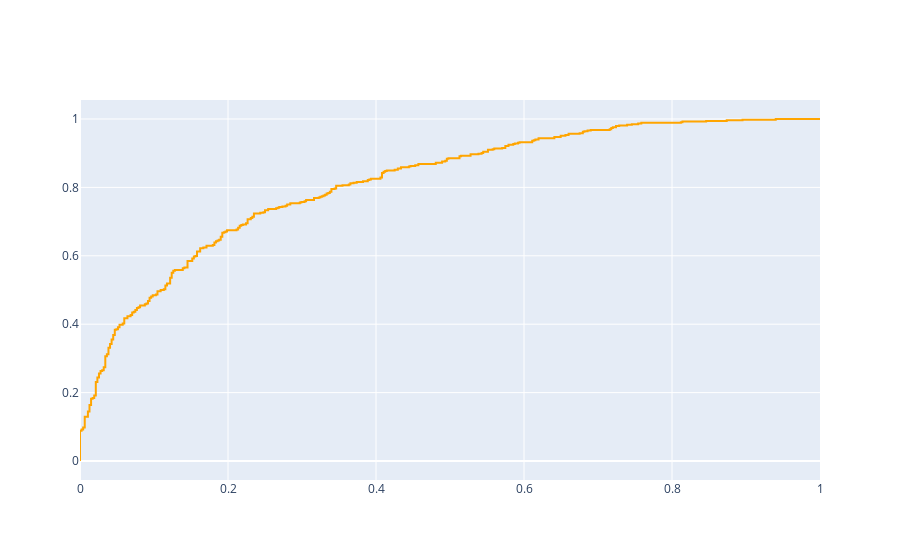

Notebook cell for this chart:
### Markdown cell above
### classes ECDFs by $\hat{p}$ and KS stat

### Code cell
y_start




def class_valid_figure(y, p_hat):
    '''
    '''
    
    fig = make_subplots(
        rows=2, cols=2,
        specs=[
            [{}, {}],
            [{"colspan": 2}, None]
        ],
        subplot_titles=("ROC curve","ECDF", "histogramm")
    )
    
    # fpr, tpr, tresholds = roc_curve(fit_y, p_hat)
    # fig.add_trace(
    #     go.Scatter(x = fpr, y = tpr),
    #     rows = 1, cols = 1
    # )
    
    
    
    return fig

### Figure 1 — Plotly figure (JSON) as saved in the notebook; plotly's stock layout.template omitted (floating-point values rounded to 4 significant figures; data arrays with more than 128 entries replaced by an {"elided": "..."} marker saying what was removed)
{"data": [{"line": {"color": "orange"}, "type": "scatter", "x": {"elided": "358 float values"}, "y": {"elided": "358 float values"}}], "layout": {"autosize": true, "xaxis": {"autorange": true, "range": [0, 1], "type": "linear"}, "yaxis": {"autorange": true, "range": [-0.05556, 1.056], "type": "linear"}}}
